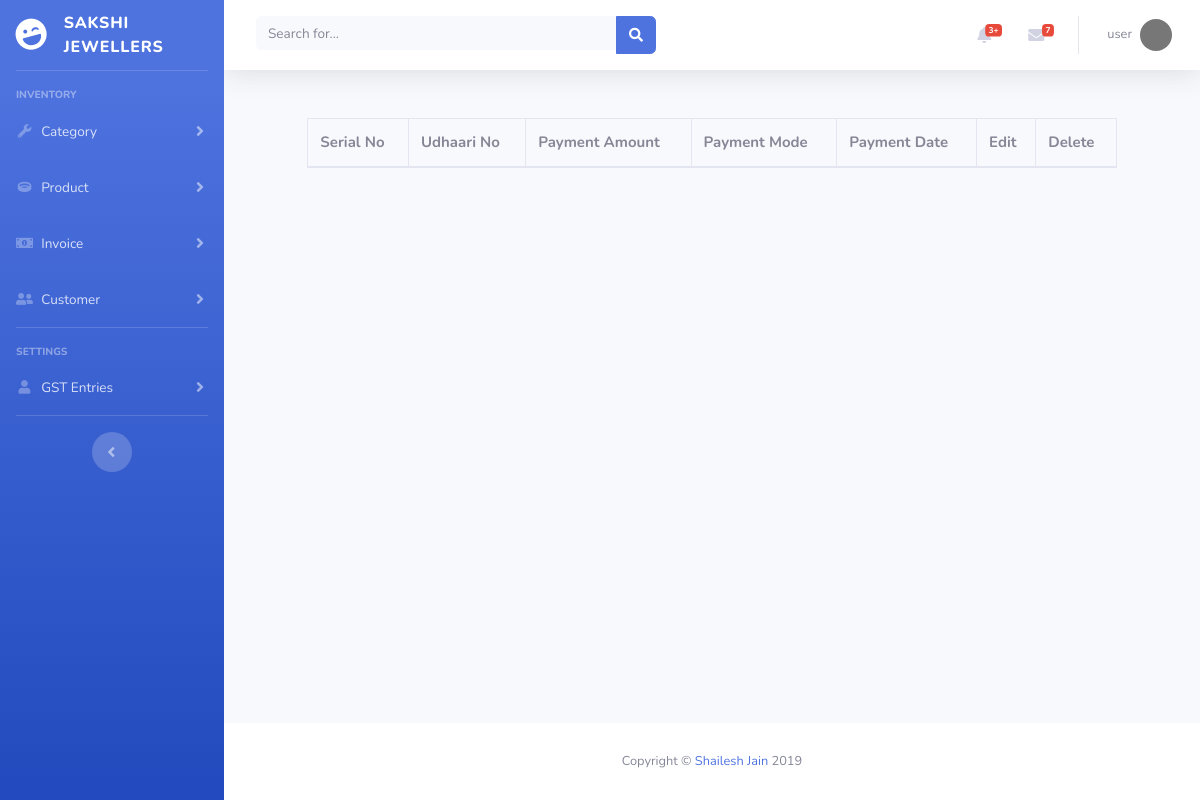
Page /payments.php?src=view-all-payments&p-of=udhaari on the earlier database version.
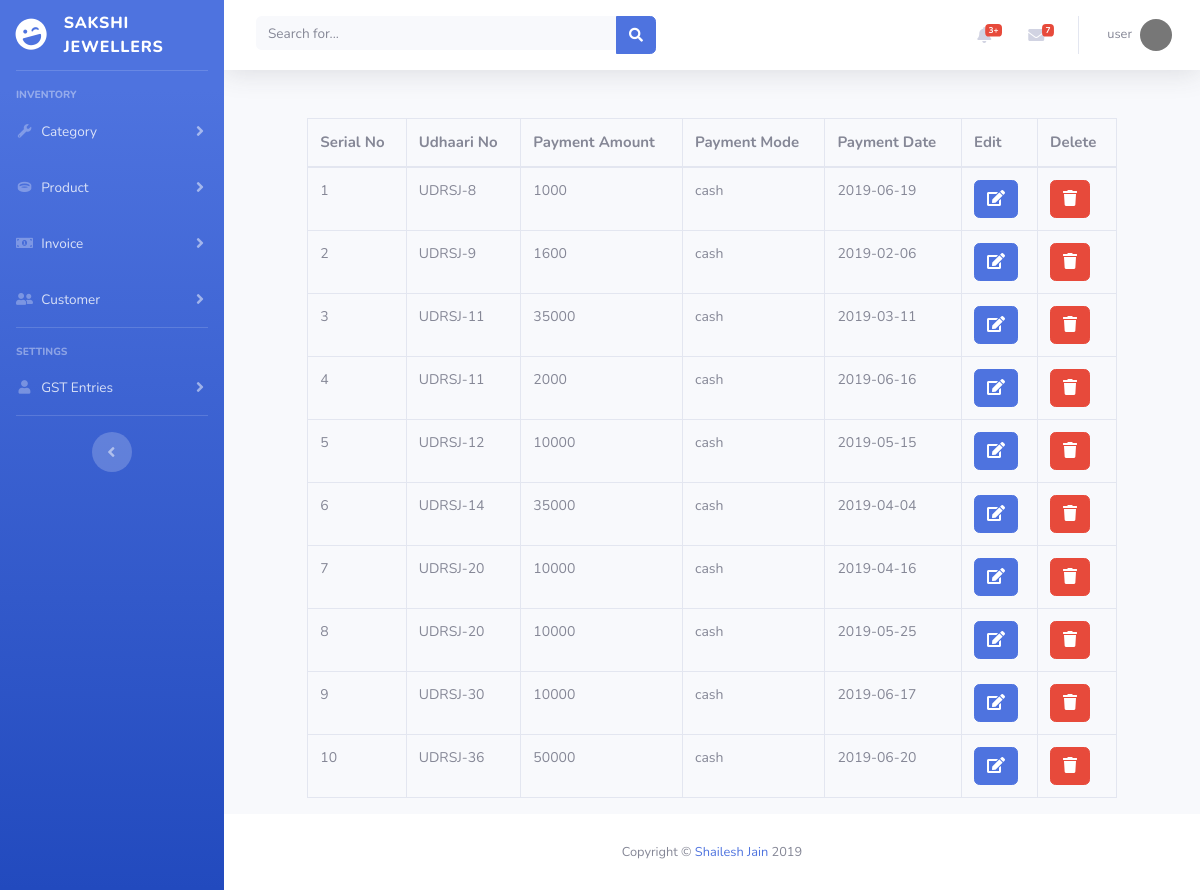
Same page on the later database version.
### tables this page shows
CREATE TABLE `payments` (
  `payment_id` int(11) NOT NULL,
  `payment_of` varchar(255) NOT NULL,
  `fk_id` int(11) NOT NULL,
  `payment_amount` double NOT NULL,
  `payment_date` date NOT NULL,
  `payment_mode` varchar(15) NOT NULL,
  `created_at` datetime NOT NULL,
  `created_by` int(11) NOT NULL,
  `updated_at` datetime NOT NULL,
  `updated_by` int(11) NOT NULL,
  `deleted` int(2) NOT NULL,
  `deleted_at` datetime NOT NULL,
  `deleted_by` int(11) NOT NULL
);

CREATE TABLE `udhaari` (
  `udhaari_id` int(11) NOT NULL,
  `udhaari_no` varchar(255) NOT NULL,
  `customer_id` int(11) NOT NULL,
  `udhaari_amount` double NOT NULL,
  `pending_amount` double NOT NULL,
  `udhaari_date` date NOT NULL,
  `due_date` date NOT NULL,
  `deleted` int(11) NOT NULL,
  `created_at` datetime NOT NULL,
  `updated_at` datetime NOT NULL,
  `deleted_at` datetime NOT NULL,
  `created_by` int(11) NOT NULL,
  `updated_by` int(11) NOT NULL,
  `deleted_by` int(11) NOT NULL
);

### payments.php (called while the page is built, shortened)
<?php
if(isset($_GET['src']))
{
    $src = $_GET['src'];
    if(isset($_GET['p-of'])){
        $payment_of = $_GET['p-of'];
    }
    $include_page = "pages/payments/".$src.".php";
}else{
    $include_page = "pages/payments/view-all-payments.php";
}
require_once ('helpers/static-components.php');

### db/models/Payment.class.php (called while the page is built, shortened)
<?php
class Payment extends Table
{
    public static function viewAll($payment_of_table = null, $payment_of_table_id = null, $id = null)
    {
        $query = "SELECT @sr_no:=@sr_no+1 as serial_no, payments.*, $payment_of_table.* FROM payments INNER JOIN $payment_of_table on payments.fk_id = $payment_of_table.$payment_of_table_id INNER JOIN (SELECT @sr_no:= 0) AS a WHERE payments.deleted = 0 AND payments.payment_of = '$payment_of_table'";
        return CRUD::query($query);
    }
}

### db/core/CRUD.class.php (called while the page is built, shortened)
<?php
class CRUD
{
    private static $pdo;
    private static $dsn = "mysql:host=".HOST.";dbname=".DB;
    public static function init()
    {
        try
        {
            self::$pdo = new PDO(self::$dsn, USERNAME, PASSWORD);
            self::$pdo->setAttribute(PDO::ATTR_DEFAULT_FETCH_MODE, PDO::FETCH_OBJ);
        }
        catch (PDOException $ex)
        {
             throw $ex;
        }
    }
    public static function query($query, ...$params)
    {
        if(strpos($query, "?") === false){
            $res = self::$pdo->query($query);
            return $res;
        }
        return self::executePreparedStatement($query, ...$params);
    }
}

### includes/pages/payments/view-all-payments.php (the view, shortened to what this page needs)
<?php
if (isset($payment_of)) {
    $model_name = "Payment";
    if ($payment_of === "purchases") {
        $payment_of_table = "purchases";
        $payment_of_table_id = "purchase_id";
        $show_no = "purchase_no";
        $show_no_title = "Purchase No";
    }else if ($payment_of === "udhaari") {
        $payment_of_table = "udhaari";
        $payment_of_table_id = "udhaari_id";
        $show_no = "udhaari_no";
        $show_no_title = "Udhaari No";
    }
    if (isset($id)) {
        $rs = Payment::viewAll($payment_of_table, $payment_of_table_id, $id);
    } else {
        $rs = Payment::viewAll($payment_of_table, $payment_of_table_id);
    }
    $column_names_as = array(
        "serial_no" => "Serial No",
        "$show_no" => $show_no_title,
        "payment_amount" => "Payment Amount",
        "payment_mode" => "Payment Mode",
        "payment_date" => "Payment Date",
    );
    require_once 'includes/pages/payments/delete-payment.php';
    ?>
    <div class="row">
        <div class="offset-1 col-md-10">
            <div class="table-responsive">
                <table class="tables table table-bordered">
                    <thead>
                    <tr>
                        <?php
                        foreach ($column_names_as as $column_name_as) {
                            echo "<th>{$column_name_as}</th>";
                        }
                        ?>
                        <th>Edit</th>
                        <th>Delete</th>
                    </tr>
                    </thead>
                    <tbody>
                    <?php
                    $column_names = array_keys($column_names_as);
                    while ($row = $rs->fetch(PDO::FETCH_ASSOC)) {
                        echo "<tr>";
                        foreach ($column_names as $column_name) {
                            echo "<td>$row[$column_name]</td>";
                        }
                        echo "<td><a class='btn btn-primary text-white' href='payments.php?src=edit-payment&id={$row["payment_id"]}' data-toggle='tooltip' data-html='true' title='Edit this payment'><i class='fa fa-edit'></i></a></td>";
                        echo "<td><a class='btn btn-danger text-white delete' data-toggle='modal' data-target='#deleteModal' data-html='true' title='Delete this payment' data-delete='payments.php?src=delete-payment&p-of=$payment_of_table&id={$row["payment_id"]}'><i class='fa fa-trash'></i></a></td>";
                        echo "</tr>";
                    }
                    ?>
                    </tbody>
                </table>
            </div>
        </div>
    </div>
    <?php
}

### helpers/static-components.php (shortened to what this page needs)
<!DOCTYPE html>
<html lang="en">
<?php
include_once ("includes/header.php");
?>
<body id="page-top">
<div id="wrapper">
    <?php
    include_once ("includes/sidebar.php");
    ?>
    <div id="content-wrapper" class="d-flex flex-column">
        <div id="content">
            <?php
            include_once ("includes/navbar.php");
            ?>
            <div id="include">
                <?php
                if(!@include_once ("includes/{$include_page}")){
                    redirect_to('404.php');
                }
                ?>
            </div>
        </div>
        <?php
        include_once ("includes/footer.php");
        ?>
    </div>
</div>
</body>
</html>

### includes/header.php (shortened to what this page needs)
<head>
    <link href="vendor/fontawesome-free/css/all.min.css" rel="stylesheet" type="text/css">
    <link rel="stylesheet" href="vendor/datatables/dataTables.bootstrap4.css">
    <link rel="stylesheet" href="vendor/izi-toast/css/iziToast.min.css">
    <link rel="stylesheet" href="vendor/selectize/css/selectize.bootstrap3.css">
    <link href="css/style.css" rel="stylesheet">
</head>

### includes/sidebar.php (shortened to what this page needs)
<ul class="navbar-nav bg-gradient-primary sidebar sidebar-dark accordion print-hidden" id="accordionSidebar">
    <a class="sidebar-brand d-flex align-items-center justify-content-center" href="index.php">
        <div class="sidebar-brand-icon rotate-n-15">
            <i class="fas fa-laugh-wink"></i>
        </div>
        <div class="sidebar-brand-text mx-3 text-left">Sakshi Jewellers</div>
    </a>
    <hr class="sidebar-divider">
    <div class="sidebar-heading">
        Inventory
    </div>
    <li class="nav-item">
        <a class="nav-link collapsed" href="#" data-toggle="collapse" data-target="#collapseUtilities"
           aria-expanded="true" aria-controls="collapseUtilities">
            <i class="fas fa-fw fa-wrench"></i>
            <span>Category</span>
        </a>
    </li>
    <li class="nav-item">
        <a class="nav-link collapsed" href="#" data-toggle="collapse" data-target="#collapseProducts"
           aria-expanded="true" aria-controls="collapseProducts">
            <i class="fas fa-fw fa-ring"></i>
            <span>Product</span>
        </a>
    </li>
    <li class="nav-item">
        <a class="nav-link collapsed" href="#" data-toggle="collapse" data-target="#collapseInvoice"
           aria-expanded="true" aria-controls="collapseInvoice">
            <i class="fas fa-fw fa-money-bill-alt"></i>
            <span>Invoice</span>
        </a>
    </li>
    <li class="nav-item">
        <a class="nav-link collapsed" href="#" data-toggle="collapse" data-target="#collapseCustomer"
           aria-expanded="true" aria-controls="collapseCustomer">
            <i class="fas fa-fw fa-user-friends"></i>
            <span>Customer</span>
        </a>
    </li>
    <hr class="sidebar-divider">
    <div class="sidebar-heading">
        Settings
    </div>
    <li class="nav-item">
        <a class="nav-link collapsed" href="#" data-toggle="collapse" data-target="#collapseGST" aria-expanded="true"
           aria-controls="collapseGST">
            <i class="fas fa-fw fa-user"></i>
            <span>GST Entries</span>
        </a>
    </li>
    <hr class="sidebar-divider d-none d-md-block">
    <div class="text-center d-none d-md-inline">
        <button class="rounded-circle border-0" id="sidebarToggle"></button>
    </div>
</ul>

### includes/navbar.php (shortened to what this page needs)
<nav class="navbar navbar-expand navbar-light bg-white topbar mb-4 static-top shadow">
    <form class="d-none d-sm-inline-block form-inline mr-auto ml-md-3 my-2 my-md-0 mw-100 navbar-search">
        <div class="input-group">
            <input type="text" class="form-control bg-light border-0 small" placeholder="Search for..."
                   aria-label="Search" aria-describedby="basic-addon2">
            <div class="input-group-append">
                <button class="btn btn-primary" type="button">
                    <i class="fas fa-search fa-sm"></i>
                </button>
            </div>
        </div>
    </form>
    <ul class="navbar-nav ml-auto">
        <li class="nav-item dropdown no-arrow mx-1">
            <a class="nav-link dropdown-toggle" href="#" id="alertsDropdown" role="button" data-toggle="dropdown"
               aria-haspopup="true" aria-expanded="false">
                <i class="fas fa-bell fa-fw"></i>
                <span class="badge badge-danger badge-counter">3+</span>
            </a>
        </li>
        <li class="nav-item dropdown no-arrow mx-1">
            <a class="nav-link dropdown-toggle" href="#" id="messagesDropdown" role="button" data-toggle="dropdown"
               aria-haspopup="true" aria-expanded="false">
                <i class="fas fa-envelope fa-fw"></i>
                <span class="badge badge-danger badge-counter">7</span>
            </a>
        </li>
        <li class="nav-item dropdown no-arrow">
            <a class="nav-link dropdown-toggle" href="#" id="userDropdown" role="button" data-toggle="dropdown"
               aria-haspopup="true" aria-expanded="false">
                <span class="mr-2 d-none d-lg-inline text-gray-600 small"><?php include_once("db/models/User.class.php");
                    if (isset($_SESSION['user_id'])) {
                        $rs = User::select("username", 0, "user_id=?", $_SESSION['user_id']);
                        $details = $rs->fetch();
                        $user_name = $details->username;
                    }else{
                        $user_name = "user";
                    }
                    echo $user_name;
                    ?></span>
                <div id="h-profile" class="img-profile rounded-circle" style="background-color: #777777;"></div>
            </a>
        </li>
    </ul>
</nav>

### includes/footer.php (shortened to what this page needs)
<footer class="sticky-footer bg-white print-hidden">
    <div class="container my-auto">
        <div class="copyright text-center my-auto">
            <span>Copyright &copy; <a href="https://github.com/half-code">Shailesh Jain</a> 2019</span>
        </div>
    </div>
</footer>

Differences in the rows shown:
added payments: column_name "1", udhaari.udhaari_no "UDRSJ-8", payment_amount "1000", payment_mode "cash", payment_date "2019-06-19"
added payments: column_name "2", udhaari.udhaari_no "UDRSJ-9", payment_amount "1600", payment_mode "cash", payment_date "2019-02-06"
added payments: column_name "3", udhaari.udhaari_no "UDRSJ-11", payment_amount "35000", payment_mode "cash", payment_date "2019-03-11"
added payments: column_name "4", udhaari.udhaari_no "UDRSJ-11", payment_amount "2000", payment_mode "cash", payment_date "2019-06-16"
added payments: column_name "5", udhaari.udhaari_no "UDRSJ-12", payment_amount "10000", payment_mode "cash", payment_date "2019-05-15"
added payments: column_name "6", udhaari.udhaari_no "UDRSJ-14", payment_amount "35000", payment_mode "cash", payment_date "2019-04-04"
added payments: column_name "7", udhaari.udhaari_no "UDRSJ-20", payment_amount "10000", payment_mode "cash", payment_date "2019-04-16"
added payments: column_name "8", udhaari.udhaari_no "UDRSJ-20", payment_amount "10000", payment_mode "cash", payment_date "2019-05-25"
added payments: column_name "9", udhaari.udhaari_no "UDRSJ-30", payment_amount "10000", payment_mode "cash", payment_date "2019-06-17"
added payments: column_name "10", udhaari.udhaari_no "UDRSJ-36", payment_amount "50000", payment_mode "cash", payment_date "2019-06-20"
